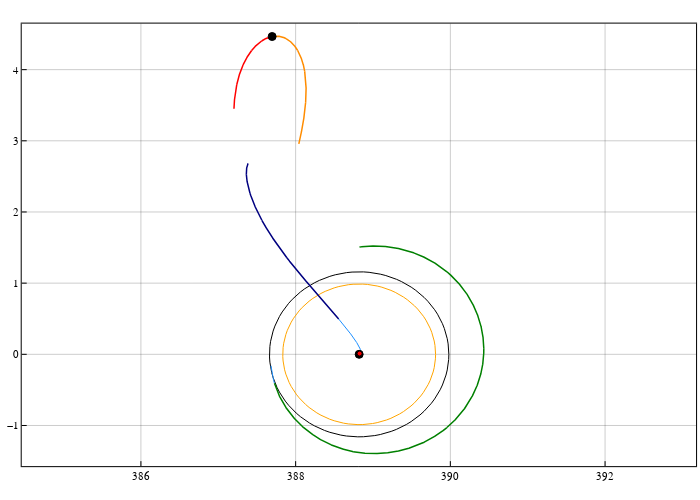

The notebook cell saved with this chart:
### Code cell
arcs_color = Dict(
    "leo_arc" => :navy, 
    "mid_bck_arc" => :red1, 
    "mid_fwd_arc" => :darkorange, 
    "lpo_arc" => :green
)

pcart = plot(
    size=(700,500), frame_style=:box, aspect_ratio=:equal, grid=0.4, legend=false
)
plot!(pcart, earth[1,:], earth[2,:], c=:green, lw=1.0, label="earth")
plot!(pcart, earth_ub[1,:], earth_ub[2,:], c=:black, lw=1.0, label="earth")
plot!(pcart, earth_lb[1,:], earth_lb[2,:], c=:black, lw=1.0, label="earth")

plot!(pcart, moon[1,:], moon[2,:], c=:orange, lw=1.0, label="moon")
plot!(pcart, moon_soi_outer[1,:], moon_soi_outer[2,:], c=:black, lw=1.0, label="moon_soi_outer")

# plot!(hcat(sol_.u...)[1,:], hcat(sol_.u...)[2,:], color=:black, label="backward(from LLO):0.001", set_aspect=:equal, size=(700,700))


# ballistic legs
for sol_ballistic in sols_ballistic
    plot!(pcart, hcat(sol_ballistic.u...)[1,:], hcat(sol_ballistic.u...)[2,:], c=:dodgerblue, label=false)
end

# trajectory
for i = 1:length(sol_param_list)
    sol, _, name = sol_param_list[i]
    #if name == "mid_bck_arc" || name == "mid_fwd_arc" || name == "lpo_arc"
    plot!(pcart, SailorMoon.Array(sol)[1,:], SailorMoon.Array(sol)[2,:], 
        linewidth=1.5, label="$name", c=arcs_color[name])
    #end
end
# control node
scatter!(pcart, [x_mid[1]], [x_mid[2]], marker=:circle, color=:black, label="MP")
scatter!(pcart, [param3b.as], [0.0], marker=:circle, color=:black)

# plot the earth when the initial guess is terminated 
θm0 = π - (θsf - param3b.oms * tof)
println(θm0)
θm02 = π - θsf + param3b.oml * (-tof)
println(θm02)
e0x = param3b.as - param3b.mu2*cos(θm0)
e0y = param3b.mu2*sin(θm0)
earth0 = plot_circle(6375/param3b.lstar, e0x, e0y)

plot!(pcart, earth0[1,:], earth0[2,:], c=:red, lw=1.0, label="earth")
scatter!(pcart, [e0x], [e0y], color=:red, markersize=2.5)


pcart

### Figure 1 — Plotly figure (JSON) as saved in the notebook; plotly's stock layout.template omitted (floating-point values rounded to 4 significant figures; data arrays with more than 128 entries replaced by an {"elided": "..."} marker saying what was removed)
{"data": [{"colorbar": {"len": 0.962, "title": "", "x": 0.9944, "y": 0.5111}, "legendgroup": "earth", "line": {"color": "rgba(0, 128, 0, 1.000)", "dash": "solid", "shape": "linear", "width": 1}, "mode": "lines", "name": "earth", "showlegend": true, "type": "scatter", "x": [388.8, 388.8, 388.8, 388.8, 388.8, 388.8, 388.8, 388.8, 388.8, 388.8, 388.8, 388.8, 388.8, 388.8, 388.8, 388.8, 388.8, 388.8, 388.8, 388.8, 388.8, 388.8, 388.8, 388.8, 388.8, 388.8, 388.8, 388.8, 388.8, 388.8, 388.8, 388.8, 388.8, 388.8, 388.8, 388.8, 388.8, 388.8, 388.8, 388.8, 388.8, 388.8, 388.8, 388.8, 388.8, 388.8, 388.8, 388.8, 388.8, 388.8, 388.8, 388.8, 388.8, 388.8, 388.8, 388.8, 388.8, 388.8, 388.8, 388.8, 388.8, 388.8, 388.8, 388.8, 388.8, 388.8, 388.8, 388.8, 388.8, 388.8, 388.8, 388.8, 388.8, 388.8, 388.8, 388.8, 388.8, 388.8, 388.8, 388.8, 388.8, 388.8, 388.8, 388.8, 388.8, 388.8, 388.8, 388.8, 388.8, 388.8, 388.8, 388.8, 388.8, 388.8, 388.8, 388.8, 388.8, 388.8, 388.8, 388.8], "xaxis": "x", "y": [0, 0.0007706, 0.001538, 0.0023, 0.003052, 0.003791, 0.004516, 0.005222, 0.005908, 0.006569, 0.007204, 0.00781, 0.008385, 0.008926, 0.009431, 0.009898, 0.01032, 0.01071, 0.01105, 0.01135, 0.0116, 0.01181, 0.01197, 0.01208, 0.01214, 0.01215, 0.01211, 0.01203, 0.01189, 0.01171, 0.01148, 0.01121, 0.01089, 0.01052, 0.01012, 0.009669, 0.009183, 0.00866, 0.008102, 0.007511, 0.00689, 0.006241, 0.005568, 0.004872, 0.004156, 0.003423, 0.002677, 0.00192, 0.001155, 0.0003855, -0.0003855, -0.001155, -0.00192, -0.002677, -0.003423, -0.004156, -0.004872, -0.005568, -0.006241, -0.00689, -0.007511, -0.008102, -0.00866, -0.009183, -0.009669, -0.01012, -0.01052, -0.01089, -0.01121, -0.01148, -0.01171, -0.01189, -0.01203, -0.01211, -0.01215, -0.01214, -0.01208, -0.01197, -0.01181, -0.0116, -0.01135, -0.01105, -0.01071, -0.01032, -0.009898, -0.009431, -0.008926, -0.008385, -0.00781, -0.007204, -0.006569, -0.005908, -0.005222, -0.004516, -0.003791, -0.003052, -0.0023, -0.001538, -0.0007706, -2.976e-18], "yaxis": "y", "zmax": null, "zmin": null}, {"colorbar": {"len": 0.962, "title": "", "x": 0.9944, "y": 0.5111}, "legendgroup": "earth", "line": {"color": "rgba(0, 0, 0, 1.000)", "dash": "solid", "shape": "linear", "width": 1}, "mode": "lines", "name": "earth", "showlegend": true, "type": "scatter", "x": [388.8, 388.8, 388.8, 388.8, 388.8, 388.8, 388.8, 388.8, 388.8, 388.8, 388.8, 388.8, 388.8, 388.8, 388.8, 388.8, 388.8, 388.8, 388.8, 388.8, 388.8, 388.8, 388.8, 388.8, 388.8, 388.8, 388.8, 388.8, 388.8, 388.8, 388.8, 388.8, 388.8, 388.8, 388.8, 388.8, 388.8, 388.8, 388.8, 388.8, 388.8, 388.8, 388.8, 388.8, 388.8, 388.8, 388.8, 388.8, 388.8, 388.8, 388.8, 388.8, 388.8, 388.8, 388.8, 388.8, 388.8, 388.8, 388.8, 388.8, 388.8, 388.8, 388.8, 388.8, 388.8, 388.8, 388.8, 388.8, 388.8, 388.8, 388.8, 388.8, 388.8, 388.8, 388.8, 388.8, 388.8, 388.8, 388.8, 388.8, 388.8, 388.8, 388.8, 388.8, 388.8, 388.8, 388.8, 388.8, 388.8, 388.8, 388.8, 388.8, 388.8, 388.8, 388.8, 388.8, 388.8, 388.8, 388.8, 388.8], "xaxis": "x", "y": [0, 0.001822, 0.003636, 0.005435, 0.007213, 0.008962, 0.01067, 0.01234, 0.01396, 0.01553, 0.01703, 0.01846, 0.01982, 0.0211, 0.02229, 0.02339, 0.0244, 0.02532, 0.02612, 0.02683, 0.02742, 0.02791, 0.02828, 0.02854, 0.02869, 0.02872, 0.02863, 0.02843, 0.02811, 0.02768, 0.02714, 0.02649, 0.02573, 0.02487, 0.02391, 0.02285, 0.02171, 0.02047, 0.01915, 0.01775, 0.01629, 0.01475, 0.01316, 0.01151, 0.009823, 0.008091, 0.006327, 0.004538, 0.00273, 0.0009112, -0.0009112, -0.00273, -0.004538, -0.006327, -0.008091, -0.009823, -0.01151, -0.01316, -0.01475, -0.01629, -0.01775, -0.01915, -0.02047, -0.02171, -0.02285, -0.02391, -0.02487, -0.02573, -0.02649, -0.02714, -0.02768, -0.02811, -0.02843, -0.02863, -0.02872, -0.02869, -0.02854, -0.02828, -0.02791, -0.02742, -0.02683, -0.02612, -0.02532, -0.0244, -0.02339, -0.02229, -0.0211, -0.01982, -0.01846, -0.01703, -0.01553, -0.01396, -0.01234, -0.01067, -0.008962, -0.007213, -0.005435, -0.003636, -0.001822, -7.034e-18], "yaxis": "y", "zmax": null, "zmin": null}, {"colorbar": {"len": 0.962, "title": "", "x": 0.9944, "y": 0.5111}, "legendgroup": "earth", "line": {"color": "rgba(0, 0, 0, 1.000)", "dash": "solid", "shape": "linear", "width": 1}, "mode": "lines", "name": "earth", "showlegend": true, "type": "scatter", "x": [388.8, 388.8, 388.8, 388.8, 388.8, 388.8, 388.8, 388.8, 388.8, 388.8, 388.8, 388.8, 388.8, 388.8, 388.8, 388.8, 388.8, 388.8, 388.8, 388.8, 388.8, 388.8, 388.8, 388.8, 388.8, 388.8, 388.8, 388.8, 388.8, 388.8, 388.8, 388.8, 388.8, 388.8, 388.8, 388.8, 388.8, 388.8, 388.8, 388.8, 388.8, 388.8, 388.8, 388.8, 388.8, 388.8, 388.8, 388.8, 388.8, 388.8, 388.8, 388.8, 388.8, 388.8, 388.8, 388.8, 388.8, 388.8, 388.8, 388.8, 388.8, 388.8, 388.8, 388.8, 388.8, 388.8, 388.8, 388.8, 388.8, 388.8, 388.8, 388.8, 388.8, 388.8, 388.8, 388.8, 388.8, 388.8, 388.8, 388.8, 388.8, 388.8, 388.8, 388.8, 388.8, 388.8, 388.8, 388.8, 388.8, 388.8, 388.8, 388.8, 388.8, 388.8, 388.8, 388.8, 388.8, 388.8, 388.8, 388.8], "xaxis": "x", "y": [0, -0.0002803, -0.0005594, -0.0008362, -0.00111, -0.001379, -0.001642, -0.001899, -0.002148, -0.002389, -0.00262, -0.00284, -0.003049, -0.003246, -0.00343, -0.003599, -0.003755, -0.003895, -0.004019, -0.004128, -0.004219, -0.004294, -0.004352, -0.004391, -0.004414, -0.004418, -0.004405, -0.004374, -0.004325, -0.004259, -0.004176, -0.004076, -0.003959, -0.003827, -0.003679, -0.003516, -0.003339, -0.003149, -0.002946, -0.002731, -0.002506, -0.00227, -0.002025, -0.001772, -0.001511, -0.001245, -0.0009735, -0.0006982, -0.00042, -0.0001402, 0.0001402, 0.00042, 0.0006982, 0.0009735, 0.001245, 0.001511, 0.001772, 0.002025, 0.00227, 0.002506, 0.002731, 0.002946, 0.003149, 0.003339, 0.003516, 0.003679, 0.003827, 0.003959, 0.004076, 0.004176, 0.004259, 0.004325, 0.004374, 0.004405, 0.004418, 0.004414, 0.004391, 0.004352, 0.004294, 0.004219, 0.004128, 0.004019, 0.003895, 0.003755, 0.003599, 0.00343, 0.003246, 0.003049, 0.00284, 0.00262, 0.002389, 0.002148, 0.001899, 0.001642, 0.001379, 0.00111, 0.0008362, 0.0005594, 0.0002803, 1.082e-18], "yaxis": "y", "zmax": null, "zmin": null}, {"colorbar": {"len": 0.962, "title": "", "x": 0.9944, "y": 0.5111}, "legendgroup": "moon", "line": {"color": "rgba(255, 165, 0, 1.000)", "dash": "solid", "shape": "linear", "width": 1}, "mode": "lines", "name": "moon", "showlegend": true, "type": "scatter", "x": [389.8, 389.8, 389.8, 389.8, 389.8, 389.8, 389.7, 389.7, 389.7, 389.7, 389.6, 389.6, 389.5, 389.5, 389.4, 389.4, 389.3, 389.3, 389.2, 389.2, 389.1, 389.1, 389.0, 388.9, 388.9, 388.8, 388.7, 388.7, 388.6, 388.6, 388.5, 388.4, 388.4, 388.3, 388.3, 388.2, 388.2, 388.1, 388.1, 388.0, 388.0, 388.0, 387.9, 387.9, 387.9, 387.9, 387.9, 387.8, 387.8, 387.8, 387.8, 387.8, 387.8, 387.9, 387.9, 387.9, 387.9, 387.9, 388.0, 388.0, 388.0, 388.1, 388.1, 388.2, 388.2, 388.3, 388.3, 388.4, 388.4, 388.5, 388.6, 388.6, 388.7, 388.7, 388.8, 388.9, 388.9, 389.0, 389.1, 389.1, 389.2, 389.2, 389.3, 389.3, 389.4, 389.4, 389.5, 389.5, 389.6, 389.6, 389.7, 389.7, 389.7, 389.7, 389.8, 389.8, 389.8, 389.8, 389.8, 389.8], "xaxis": "x", "y": [0, 0.06265, 0.1251, 0.187, 0.2481, 0.3082, 0.3671, 0.4246, 0.4803, 0.5341, 0.5857, 0.635, 0.6817, 0.7257, 0.7667, 0.8047, 0.8394, 0.8707, 0.8986, 0.9228, 0.9433, 0.96, 0.9728, 0.9818, 0.9867, 0.9877, 0.9847, 0.9778, 0.9669, 0.9521, 0.9335, 0.9111, 0.8851, 0.8555, 0.8225, 0.7861, 0.7466, 0.704, 0.6587, 0.6106, 0.5602, 0.5074, 0.4527, 0.3961, 0.3379, 0.2783, 0.2176, 0.1561, 0.0939, 0.03134, -0.03134, -0.0939, -0.1561, -0.2176, -0.2783, -0.3379, -0.3961, -0.4527, -0.5074, -0.5602, -0.6106, -0.6587, -0.704, -0.7466, -0.7861, -0.8225, -0.8555, -0.8851, -0.9111, -0.9335, -0.9521, -0.9669, -0.9778, -0.9847, -0.9877, -0.9867, -0.9818, -0.9728, -0.96, -0.9433, -0.9228, -0.8986, -0.8707, -0.8394, -0.8047, -0.7667, -0.7257, -0.6817, -0.635, -0.5857, -0.5341, -0.4803, -0.4246, -0.3671, -0.3082, -0.2481, -0.187, -0.1251, -0.06265, -2.42e-16], "yaxis": "y", "zmax": null, "zmin": null}, {"colorbar": {"len": 0.962, "title": "", "x": 0.9944, "y": 0.5111}, "legendgroup": "moon_soi_outer", "line": {"color": "rgba(0, 0, 0, 1.000)", "dash": "solid", "shape": "linear", "width": 1}, "mode": "lines", "name": "moon_soi_outer", "showlegend": true, "type": "scatter", "x": [390.0, 390.0, 390.0, 390.0, 389.9, 389.9, 389.9, 389.9, 389.8, 389.8, 389.8, 389.7, 389.7, 389.6, 389.6, 389.5, 389.4, 389.4, 389.3, 389.2, 389.2, 389.1, 389.0, 388.9, 388.9, 388.8, 388.7, 388.7, 388.6, 388.5, 388.4, 388.4, 388.3, 388.2, 388.2, 388.1, 388.1, 388.0, 388.0, 387.9, 387.9, 387.8, 387.8, 387.8, 387.7, 387.7, 387.7, 387.7, 387.7, 387.7, 387.7, 387.7, 387.7, 387.7, 387.7, 387.7, 387.8, 387.8, 387.8, 387.9, 387.9, 388.0, 388.0, 388.1, 388.1, 388.2, 388.2, 388.3, 388.4, 388.4, 388.5, 388.6, 388.7, 388.7, 388.8, 388.9, 388.9, 389.0, 389.1, 389.2, 389.2, 389.3, 389.4, 389.4, 389.5, 389.6, 389.6, 389.7, 389.7, 389.8, 389.8, 389.8, 389.9, 389.9, 389.9, 389.9, 390.0, 390.0, 390.0, 390.0], "xaxis": "x", "y": [0, 0.07353, 0.1468, 0.2194, 0.2912, 0.3618, 0.4309, 0.4983, 0.5637, 0.6268, 0.6874, 0.7452, 0.8001, 0.8517, 0.8999, 0.9444, 0.9852, 1.022, 1.055, 1.083, 1.107, 1.127, 1.142, 1.152, 1.158, 1.159, 1.156, 1.148, 1.135, 1.117, 1.096, 1.069, 1.039, 1.004, 0.9653, 0.9226, 0.8762, 0.8263, 0.773, 0.7167, 0.6574, 0.5956, 0.5313, 0.4648, 0.3965, 0.3266, 0.2554, 0.1832, 0.1102, 0.03679, -0.03679, -0.1102, -0.1832, -0.2554, -0.3266, -0.3965, -0.4648, -0.5313, -0.5956, -0.6574, -0.7167, -0.773, -0.8263, -0.8762, -0.9226, -0.9653, -1.004, -1.039, -1.069, -1.096, -1.117, -1.135, -1.148, -1.156, -1.159, -1.158, -1.152, -1.142, -1.127, -1.107, -1.083, -1.055, -1.022, -0.9852, -0.9444, -0.8999, -0.8517, -0.8001, -0.7452, -0.6874, -0.6268, -0.5637, -0.4983, -0.4309, -0.3618, -0.2912, -0.2194, -0.1468, -0.07353, -2.84e-16], "yaxis": "y", "zmax": null, "zmin": null}, {"colorbar": {"len": 0.962, "title": "", "x": 0.9944, "y": 0.5111}, "legendgroup": "", "line": {"color": "rgba(30, 144, 255, 1.000)", "dash": "solid", "shape": "linear", "width": 1}, "mode": "lines", "name": "", "showlegend": false, "type": "scatter", "x": {"elided": "231 float values"}, "xaxis": "x", "y": {"elided": "231 float values"}, "yaxis": "y", "zmax": null, "zmin": null}, {"colorbar": {"len": 0.962, "title": "", "x": 0.9944, "y": 0.5111}, "legendgroup": "", "line": {"color": "rgba(30, 144, 255, 1.000)", "dash": "solid", "shape": "linear", "width": 1}, "mode": "lines", "name": "", "showlegend": false, "type": "scatter", "x": {"elided": "231 float values"}, "xaxis": "x", "y": {"elided": "231 float values"}, "yaxis": "y", "zmax": null, "zmin": null}, {"colorbar": {"len": 0.962, "title": "", "x": 0.9944, "y": 0.5111}, "legendgroup": "leo_arc", "line": {"color": "rgba(0, 0, 128, 1.000)", "dash": "solid", "shape": "linear", "width": 1.5}, "mode": "lines", "name": "leo_arc", "showlegend": true, "type": "scatter", "x": {"elided": "1041 float values"}, "xaxis": "x", "y": {"elided": "1041 float values"}, "yaxis": "y", "zmax": null, "zmin": null}, {"colorbar": {"len": 0.962, "title": "", "x": 0.9944, "y": 0.5111}, "legendgroup": "leo_arc", "line": {"color": "rgba(0, 0, 128, 1.000)", "dash": "solid", "shape": "linear", "width": 1.5}, "mode": "lines", "name": "leo_arc", "showlegend": true, "type": "scatter", "x": {"elided": "1041 float values"}, "xaxis": "x", "y": {"elided": "1041 float values"}, "yaxis": "y", "zmax": null, "zmin": null}, {"colorbar": {"len": 0.962, "title": "", "x": 0.9944, "y": 0.5111}, "legendgroup": "leo_arc", "line": {"color": "rgba(0, 0, 128, 1.000)", "dash": "solid", "shape": "linear", "width": 1.5}, "mode": "lines", "name": "leo_arc", "showlegend": true, "type": "scatter", "x": {"elided": "1041 float values"}, "xaxis": "x", "y": {"elided": "1041 float values"}, "yaxis": "y", "zmax": null, "zmin": null}, {"colorbar": {"len": 0.962, "title": "", "x": 0.9944, "y": 0.5111}, "legendgroup": "leo_arc", "line": {"color": "rgba(0, 0, 128, 1.000)", "dash": "solid", "shape": "linear", "width": 1.5}, "mode": "lines", "name": "leo_arc", "showlegend": true, "type": "scatter", "x": {"elided": "1041 float values"}, "xaxis": "x", "y": {"elided": "1041 float values"}, "yaxis": "y", "zmax": null, "zmin": null}, {"colorbar": {"len": 0.962, "title": "", "x": 0.9944, "y": 0.5111}, "legendgroup": "leo_arc", "line": {"color": "rgba(0, 0, 128, 1.000)", "dash": "solid", "shape": "linear", "width": 1.5}, "mode": "lines", "name": "leo_arc", "showlegend": true, "type": "scatter", "x": {"elided": "1041 float values"}, "xaxis": "x", "y": {"elided": "1041 float values"}, "yaxis": "y", "zmax": null, "zmin": null}, {"colorbar": {"len": 0.962, "title": "", "x": 0.9944, "y": 0.5111}, "legendgroup": "mid_bck_arc", "line": {"color": "rgba(255, 0, 0, 1.000)", "dash": "solid", "shape": "linear", "width": 1.5}, "mode": "lines", "name": "mid_bck_arc", "showlegend": true, "type": "scatter", "x": {"elided": "1041 float values"}, "xaxis": "x", "y": {"elided": "1041 float values"}, "yaxis": "y", "zmax": null, "zmin": null}, {"colorbar": {"len": 0.962, "title": "", "x": 0.9944, "y": 0.5111}, "legendgroup": "mid_bck_arc", "line": {"color": "rgba(255, 0, 0, 1.000)", "dash": "solid", "shape": "linear", "width": 1.5}, "mode": "lines", "name": "mid_bck_arc", "showlegend": true, "type": "scatter", "x": {"elided": "1041 float values"}, "xaxis": "x", "y": {"elided": "1041 float values"}, "yaxis": "y", "zmax": null, "zmin": null}, {"colorbar": {"len": 0.962, "title": "", "x": 0.9944, "y": 0.5111}, "legendgroup": "mid_bck_arc", "line": {"color": "rgba(255, 0, 0, 1.000)", "dash": "solid", "shape": "linear", "width": 1.5}, "mode": "lines", "name": "mid_bck_arc", "showlegend": true, "type": "scatter", "x": {"elided": "1041 float values"}, "xaxis": "x", "y": {"elided": "1041 float values"}, "yaxis": "y", "zmax": null, "zmin": null}, {"colorbar": {"len": 0.962, "title": "", "x": 0.9944, "y": 0.5111}, "legendgroup": "mid_bck_arc", "line": {"color": "rgba(255, 0, 0, 1.000)", "dash": "solid", "shape": "linear", "width": 1.5}, "mode": "lines", "name": "mid_bck_arc", "showlegend": true, "type": "scatter", "x": {"elided": "1041 float values"}, "xaxis": "x", "y": {"elided": "1041 float values"}, "yaxis": "y", "zmax": null, "zmin": null}, {"colorbar": {"len": 0.962, "title": "", "x": 0.9944, "y": 0.5111}, "legendgroup": "mid_bck_arc", "line": {"color": "rgba(255, 0, 0, 1.000)", "dash": "solid", "shape": "linear", "width": 1.5}, "mode": "lines", "name": "mid_bck_arc", "showlegend": true, "type": "scatter", "x": {"elided": "1041 float values"}, "xaxis": "x", "y": {"elided": "1041 float values"}, "yaxis": "y", "zmax": null, "zmin": null}, {"colorbar": {"len": 0.962, "title": "", "x": 0.9944, "y": 0.5111}, "legendgroup": "mid_fwd_arc", "line": {"color": "rgba(255, 140, 0, 1.000)", "dash": "solid", "shape": "linear", "width": 1.5}, "mode": "lines", "name": "mid_fwd_arc", "showlegend": true, "type": "scatter", "x": {"elided": "1434 float values"}, "xaxis": "x", "y": {"elided": "1434 float values"}, "yaxis": "y", "zmax": null, "zmin": null}, {"colorbar": {"len": 0.962, "title": "", "x": 0.9944, "y": 0.5111}, "legendgroup": "mid_fwd_arc", "line": {"color": "rgba(255, 140, 0, 1.000)", "dash": "solid", "shape": "linear", "width": 1.5}, "mode": "lines", "name": "mid_fwd_arc", "showlegend": true, "type": "scatter", "x": {"elided": "1434 float values"}, "xaxis": "x", "y": {"elided": "1434 float values"}, "yaxis": "y", "zmax": null, "zmin": null}, {"colorbar": {"len": 0.962, "title": "", "x": 0.9944, "y": 0.5111}, "legendgroup": "mid_fwd_arc", "line": {"color": "rgba(255, 140, 0, 1.000)", "dash": "solid", "shape": "linear", "width": 1.5}, "mode": "lines", "name": "mid_fwd_arc", "showlegend": true, "type": "scatter", "x": {"elided": "1434 float values"}, "xaxis": "x", "y": {"elided": "1434 float values"}, "yaxis": "y", "zmax": null, "zmin": null}, {"colorbar": {"len": 0.962, "title": "", "x": 0.9944, "y": 0.5111}, "legendgroup": "mid_fwd_arc", "line": {"color": "rgba(255, 140, 0, 1.000)", "dash": "solid", "shape": "linear", "width": 1.5}, "mode": "lines", "name": "mid_fwd_arc", "showlegend": true, "type": "scatter", "x": {"elided": "1434 float values"}, "xaxis": "x", "y": {"elided": "1434 float values"}, "yaxis": "y", "zmax": null, "zmin": null}, {"colorbar": {"len": 0.962, "title": "", "x": 0.9944, "y": 0.5111}, "legendgroup": "mid_fwd_arc", "line": {"color": "rgba(255, 140, 0, 1.000)", "dash": "solid", "shape": "linear", "width": 1.5}, "mode": "lines", "name": "mid_fwd_arc", "showlegend": true, "type": "scatter", "x": {"elided": "1434 float values"}, "xaxis": "x", "y": {"elided": "1434 float values"}, "yaxis": "y", "zmax": null, "zmin": null}, {"colorbar": {"len": 0.962, "title": "", "x": 0.9944, "y": 0.5111}, "legendgroup": "lpo_arc", "line": {"color": "rgba(0, 128, 0, 1.000)", "dash": "solid", "shape": "linear", "width": 1.5}, "mode": "lines", "name": "lpo_arc", "showlegend": true, "type": "scatter", "x": {"elided": "1434 float values"}, "xaxis": "x", "y": {"elided": "1434 float values"}, "yaxis": "y", "zmax": null, "zmin": null}, {"colorbar": {"len": 0.962, "title": "", "x": 0.9944, "y": 0.5111}, "legendgroup": "lpo_arc", "line": {"color": "rgba(0, 128, 0, 1.000)", "dash": "solid", "shape": "linear", "width": 1.5}, "mode": "lines", "name": "lpo_arc", "showlegend": true, "type": "scatter", "x": {"elided": "1434 float values"}, "xaxis": "x", "y": {"elided": "1434 float values"}, "yaxis": "y", "zmax": null, "zmin": null}, {"colorbar": {"len": 0.962, "title": "", "x": 0.9944, "y": 0.5111}, "legendgroup": "lpo_arc", "line": {"color": "rgba(0, 128, 0, 1.000)", "dash": "solid", "shape": "linear", "width": 1.5}, "mode": "lines", "name": "lpo_arc", "showlegend": true, "type": "scatter", "x": {"elided": "1434 float values"}, "xaxis": "x", "y": {"elided": "1434 float values"}, "yaxis": "y", "zmax": null, "zmin": null}, {"colorbar": {"len": 0.962, "title": "", "x": 0.9944, "y": 0.5111}, "legendgroup": "lpo_arc", "line": {"color": "rgba(0, 128, 0, 1.000)", "dash": "solid", "shape": "linear", "width": 1.5}, "mode": "lines", "name": "lpo_arc", "showlegend": true, "type": "scatter", "x": {"elided": "1434 float values"}, "xaxis": "x", "y": {"elided": "1434 float values"}, "yaxis": "y", "zmax": null, "zmin": null}, {"colorbar": {"len": 0.962, "title": "", "x": 0.9944, "y": 0.5111}, "legendgroup": "lpo_arc", "line": {"color": "rgba(0, 128, 0, 1.000)", "dash": "solid", "shape": "linear", "width": 1.5}, "mode": "lines", "name": "lpo_arc", "showlegend": true, "type": "scatter", "x": {"elided": "1434 float values"}, "xaxis": "x", "y": {"elided": "1434 float values"}, "yaxis": "y", "zmax": null, "zmin": null}, {"colorbar": {"len": 0.962, "title": "", "x": 0.9944, "y": 0.5111}, "legendgroup": "MP", "marker": {"color": "rgba(0, 0, 0, 1.000)", "line": {"color": "rgba(0, 0, 0, 1.000)", "width": 1}, "size": 8, "symbol": "circle"}, "mode": "markers", "name": "MP", "showlegend": true, "type": "scatter", "x": [387.7], "xaxis": "x", "y": [4.465], "yaxis": "y", "zmax": null, "zmin": null}, {"colorbar": {"len": 0.962, "title": "", "x": 0.9944, "y": 0.5111}, "legendgroup": "y29", "marker": {"color": "rgba(0, 0, 0, 1.000)", "line": {"color": "rgba(0, 0, 0, 1.000)", "width": 1}, "size": 8, "symbol": "circle"}, "mode": "markers", "name": "y29", "showlegend": true, "type": "scatter", "x": [388.8], "xaxis": "x", "y": [0], "yaxis": "y", "zmax": null, "zmin": null}, {"colorbar": {"len": 0.962, "title": "", "x": 0.9944, "y": 0.5111}, "legendgroup": "earth", "line": {"color": "rgba(255, 0, 0, 1.000)", "dash": "solid", "shape": "linear", "width": 1}, "mode": "lines", "name": "earth", "showlegend": true, "type": "scatter", "x": [388.8, 388.8, 388.8, 388.8, 388.8, 388.8, 388.8, 388.8, 388.8, 388.8, 388.8, 388.8, 388.8, 388.8, 388.8, 388.8, 388.8, 388.8, 388.8, 388.8, 388.8, 388.8, 388.8, 388.8, 388.8, 388.8, 388.8, 388.8, 388.8, 388.8, 388.8, 388.8, 388.8, 388.8, 388.8, 388.8, 388.8, 388.8, 388.8, 388.8, 388.8, 388.8, 388.8, 388.8, 388.8, 388.8, 388.8, 388.8, 388.8, 388.8, 388.8, 388.8, 388.8, 388.8, 388.8, 388.8, 388.8, 388.8, 388.8, 388.8, 388.8, 388.8, 388.8, 388.8, 388.8, 388.8, 388.8, 388.8, 388.8, 388.8, 388.8, 388.8, 388.8, 388.8, 388.8, 388.8, 388.8, 388.8, 388.8, 388.8, 388.8, 388.8, 388.8, 388.8, 388.8, 388.8, 388.8, 388.8, 388.8, 388.8, 388.8, 388.8, 388.8, 388.8, 388.8, 388.8, 388.8, 388.8, 388.8, 388.8], "xaxis": "x", "y": [0.01073, 0.01178, 0.01283, 0.01387, 0.01489, 0.0159, 0.01689, 0.01785, 0.01879, 0.01969, 0.02056, 0.02138, 0.02217, 0.0229, 0.02359, 0.02423, 0.02481, 0.02534, 0.0258, 0.02621, 0.02655, 0.02683, 0.02705, 0.0272, 0.02728, 0.0273, 0.02725, 0.02713, 0.02695, 0.0267, 0.02639, 0.02601, 0.02558, 0.02508, 0.02453, 0.02392, 0.02325, 0.02254, 0.02178, 0.02097, 0.02013, 0.01924, 0.01832, 0.01737, 0.0164, 0.0154, 0.01438, 0.01335, 0.01231, 0.01126, 0.01021, 0.009156, 0.008113, 0.007081, 0.006063, 0.005064, 0.004088, 0.003139, 0.00222, 0.001335, 0.0004886, -0.0003168, -0.001078, -0.001791, -0.002454, -0.003064, -0.003618, -0.004115, -0.004552, -0.004927, -0.005239, -0.005487, -0.00567, -0.005786, -0.005836, -0.005819, -0.005736, -0.005586, -0.005371, -0.005091, -0.004747, -0.004341, -0.003874, -0.003348, -0.002766, -0.002129, -0.001441, -0.000703, 8.055e-05, 0.000907, 0.001773, 0.002675, 0.00361, 0.004573, 0.005561, 0.00657, 0.007595, 0.008634, 0.00968, 0.01073], "yaxis": "y", "zmax": null, "zmin": null}, {"colorbar": {"len": 0.962, "title": "", "x": 0.9944, "y": 0.5111}, "legendgroup": "y31", "marker": {"color": "rgba(255, 0, 0, 1.000)", "line": {"color": "rgba(0, 0, 0, 1.000)", "width": 1}, "size": 5, "symbol": "circle"}, "mode": "markers", "name": "y31", "showlegend": true, "type": "scatter", "x": [388.8], "xaxis": "x", "y": [0.01073], "yaxis": "y", "zmax": null, "zmin": null}], "layout": {"annotations": [], "height": 500, "margin": {"b": 20, "l": 0, "r": 0, "t": 20}, "paper_bgcolor": "rgba(255, 255, 255, 1.000)", "plot_bgcolor": "rgba(255, 255, 255, 1.000)", "showlegend": false, "width": 700, "xaxis": {"anchor": "y", "domain": [0.03102, 0.9944], "gridcolor": "rgba(0, 0, 0, 0.400)", "gridwidth": 0.5, "linecolor": "rgba(0, 0, 0, 1.000)", "mirror": true, "range": [384.5, 393.2], "showgrid": true, "showline": true, "showticklabels": true, "tickangle": 0, "tickcolor": "rgb(0, 0, 0)", "tickfont": {"color": "rgba(0, 0, 0, 1.000)", "family": "sans-serif", "size": 11}, "tickmode": "array", "ticks": "inside", "ticktext": ["386", "388", "390", "392"], "tickvals": [386, 388, 390, 392], "title": "", "titlefont": {"color": "rgba(0, 0, 0, 1.000)", "family": "sans-serif", "size": 15}, "type": "-", "visible": true, "zeroline": false, "zerolinecolor": "rgba(0, 0, 0, 1.000)"}, "yaxis": {"anchor": "x", "domain": [0.0301, 0.9921], "gridcolor": "rgba(0, 0, 0, 0.400)", "gridwidth": 0.5, "linecolor": "rgba(0, 0, 0, 1.000)", "mirror": true, "range": [-1.571, 4.647], "showgrid": true, "showline": true, "showticklabels": true, "tickangle": 0, "tickcolor": "rgb(0, 0, 0)", "tickfont": {"color": "rgba(0, 0, 0, 1.000)", "family": "sans-serif", "size": 11}, "tickmode": "array", "ticks": "inside", "ticktext": ["−1", "0", "1", "2", "3", "4"], "tickvals": [-1, 0, 1, 2, 3, 4], "title": "", "titlefont": {"color": "rgba(0, 0, 0, 1.000)", "family": "sans-serif", "size": 15}, "type": "-", "visible": true, "zeroline": false, "zerolinecolor": "rgba(0, 0, 0, 1.000)"}}}
